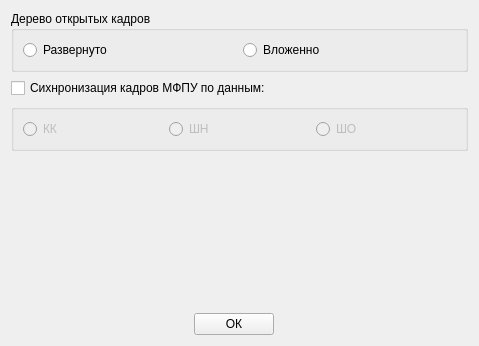
<?xml version="1.0" encoding="UTF-8"?>
<ui version="4.0">
 <class>Settings</class>
 <widget class="QWidget" name="Settings">
  <property name="geometry">
   <rect>
    <x>0</x>
    <y>0</y>
    <width>479</width>
    <height>346</height>
   </rect>
  </property>
  <property name="windowTitle">
   <string>Настройка воспроизведения</string>
  </property>
  <layout class="QGridLayout" name="gridLayout">
   <item row="0" column="0" colspan="3">
    <widget class="QGroupBox" name="tree_type">
     <property name="title">
      <string>Дерево открытых кадров</string>
     </property>
     <layout class="QHBoxLayout" name="horizontalLayout">
      <item>
       <widget class="QRadioButton" name="expanded">
        <property name="toolTip">
         <string>&lt;html&gt;&lt;head/&gt;&lt;body&gt;&lt;p&gt;При такой конфигурации в списке  отобразится последовательный вызов кадров с временем открытия&lt;/p&gt;&lt;/body&gt;&lt;/html&gt;</string>
        </property>
        <property name="text">
         <string>Развернуто</string>
        </property>
       </widget>
      </item>
      <item>
       <widget class="QRadioButton" name="notexpanded">
        <property name="toolTip">
         <string>&lt;html&gt;&lt;head/&gt;&lt;body&gt;&lt;p&gt;При такой конфигурации будет сформирован список открытых кадров без иерархии их вызовов. Редактор отобразит список использованных кадров с временем их вызова во вложенном формате.&lt;/p&gt;&lt;/body&gt;&lt;/html&gt;</string>
        </property>
        <property name="text">
         <string>Вложенно</string>
        </property>
       </widget>
      </item>
     </layout>
    </widget>
   </item>
   <item row="1" column="0" colspan="3">
    <widget class="QCheckBox" name="synchr">
     <property name="text">
      <string>Сихнронизация кадров МФПУ по данным:</string>
     </property>
    </widget>
   </item>
   <item row="2" column="0" colspan="3">
    <widget class="QGroupBox" name="mfpu_type">
     <property name="enabled">
      <bool>false</bool>
     </property>
     <property name="title">
      <string/>
     </property>
     <layout class="QHBoxLayout" name="horizontalLayout_2">
      <item>
       <widget class="QRadioButton" name="kk">
        <property name="text">
         <string>КК</string>
        </property>
       </widget>
      </item>
      <item>
       <widget class="QRadioButton" name="sn">
        <property name="text">
         <string>ШН</string>
        </property>
       </widget>
      </item>
      <item>
       <widget class="QRadioButton" name="so">
        <property name="text">
         <string>ШО</string>
        </property>
       </widget>
      </item>
     </layout>
    </widget>
   </item>
   <item row="3" column="1">
    <spacer name="verticalSpacer">
     <property name="orientation">
      <enum>Qt::Vertical</enum>
     </property>
     <property name="sizeHint" stdset="0">
      <size>
       <width>20</width>
       <height>141</height>
      </size>
     </property>
    </spacer>
   </item>
   <item row="4" column="0">
    <spacer name="horizontalSpacer">
     <property name="orientation">
      <enum>Qt::Horizontal</enum>
     </property>
     <property name="sizeHint" stdset="0">
      <size>
       <width>175</width>
       <height>20</height>
      </size>
     </property>
    </spacer>
   </item>
   <item row="4" column="1">
    <widget class="QPushButton" name="ok">
     <property name="text">
      <string>ОК</string>
     </property>
    </widget>
   </item>
   <item row="4" column="2">
    <spacer name="horizontalSpacer_2">
     <property name="orientation">
      <enum>Qt::Horizontal</enum>
     </property>
     <property name="sizeHint" stdset="0">
      <size>
       <width>188</width>
       <height>20</height>
      </size>
     </property>
    </spacer>
   </item>
  </layout>
 </widget>
 <resources/>
 <connections/>
</ui>
